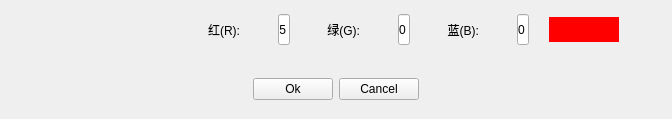
<?xml version="1.0" encoding="UTF-8"?>
<ui version="4.0">
 <class>Form</class>
 <widget class="QWidget" name="Form">
  <property name="geometry">
   <rect>
    <x>0</x>
    <y>0</y>
    <width>672</width>
    <height>119</height>
   </rect>
  </property>
  <property name="windowTitle">
   <string>Form</string>
  </property>
  <layout class="QVBoxLayout" name="verticalLayout">
   <property name="spacing">
    <number>0</number>
   </property>
   <property name="leftMargin">
    <number>0</number>
   </property>
   <property name="topMargin">
    <number>0</number>
   </property>
   <property name="rightMargin">
    <number>0</number>
   </property>
   <property name="bottomMargin">
    <number>0</number>
   </property>
   <item>
    <layout class="QVBoxLayout" name="verticalLayout_2">
     <property name="spacing">
      <number>0</number>
     </property>
     <item>
      <widget class="QWidget" name="widget" native="true">
       <layout class="QHBoxLayout" name="horizontalLayout">
        <item>
         <widget class="QWidget" name="brush_widget" native="true">
          <layout class="QGridLayout" name="gridLayout_2">
           <property name="leftMargin">
            <number>0</number>
           </property>
           <property name="topMargin">
            <number>0</number>
           </property>
           <property name="rightMargin">
            <number>0</number>
           </property>
           <property name="bottomMargin">
            <number>0</number>
           </property>
           <property name="spacing">
            <number>0</number>
           </property>
           <item row="0" column="0">
            <widget class="QPushButton" name="small">
             <property name="styleSheet">
              <string notr="true">*{border:none;margin:10px;}</string>
             </property>
             <property name="text">
              <string/>
             </property>
             <property name="icon">
              <iconset resource="images.qrc">
               <normaloff>:/images/resources/images/small_normal.png</normaloff>:/images/resources/images/small_normal.png</iconset>
             </property>
             <property name="iconSize">
              <size>
               <width>25</width>
               <height>25</height>
              </size>
             </property>
            </widget>
           </item>
           <item row="0" column="1">
            <widget class="QPushButton" name="middle">
             <property name="styleSheet">
              <string notr="true">*{border:none;margin:10px;}</string>
             </property>
             <property name="text">
              <string/>
             </property>
             <property name="icon">
              <iconset resource="images.qrc">
               <normaloff>:/images/resources/images/middle_normal.png</normaloff>:/images/resources/images/middle_normal.png</iconset>
             </property>
             <property name="iconSize">
              <size>
               <width>25</width>
               <height>25</height>
              </size>
             </property>
            </widget>
           </item>
           <item row="0" column="2">
            <widget class="QPushButton" name="big">
             <property name="styleSheet">
              <string notr="true">*{border:none;margin:10px;}</string>
             </property>
             <property name="text">
              <string/>
             </property>
             <property name="icon">
              <iconset resource="images.qrc">
               <normaloff>:/images/resources/images/big_normal.png</normaloff>:/images/resources/images/big_normal.png</iconset>
             </property>
             <property name="iconSize">
              <size>
               <width>25</width>
               <height>25</height>
              </size>
             </property>
            </widget>
           </item>
          </layout>
         </widget>
        </item>
        <item>
         <widget class="QWidget" name="color_widget" native="true">
          <layout class="QGridLayout" name="gridLayout_3">
           <property name="leftMargin">
            <number>0</number>
           </property>
           <property name="topMargin">
            <number>0</number>
           </property>
           <property name="rightMargin">
            <number>0</number>
           </property>
           <property name="bottomMargin">
            <number>0</number>
           </property>
           <property name="spacing">
            <number>0</number>
           </property>
           <item row="0" column="1">
            <widget class="QLabel" name="label">
             <property name="styleSheet">
              <string notr="true">*{margin:0 10px;width:10px;height:25px;}</string>
             </property>
             <property name="text">
              <string>红(R):</string>
             </property>
             <property name="alignment">
              <set>Qt::AlignRight|Qt::AlignTrailing|Qt::AlignVCenter</set>
             </property>
             <property name="margin">
              <number>10</number>
             </property>
            </widget>
           </item>
           <item row="0" column="13">
            <spacer name="horizontalSpacer_4">
             <property name="orientation">
              <enum>Qt::Horizontal</enum>
             </property>
             <property name="sizeHint" stdset="0">
              <size>
               <width>40</width>
               <height>20</height>
              </size>
             </property>
            </spacer>
           </item>
           <item row="0" column="10">
            <spacer name="horizontalSpacer_10">
             <property name="orientation">
              <enum>Qt::Horizontal</enum>
             </property>
             <property name="sizeHint" stdset="0">
              <size>
               <width>40</width>
               <height>20</height>
              </size>
             </property>
            </spacer>
           </item>
           <item row="0" column="11">
            <widget class="QLineEdit" name="blue">
             <property name="sizePolicy">
              <sizepolicy hsizetype="Fixed" vsizetype="Fixed">
               <horstretch>0</horstretch>
               <verstretch>0</verstretch>
              </sizepolicy>
             </property>
             <property name="minimumSize">
              <size>
               <width>0</width>
               <height>0</height>
              </size>
             </property>
             <property name="maximumSize">
              <size>
               <width>187</width>
               <height>16777215</height>
              </size>
             </property>
             <property name="styleSheet">
              <string notr="true">*{width:10px;height:25px;}</string>
             </property>
             <property name="text">
              <string>0</string>
             </property>
             <property name="alignment">
              <set>Qt::AlignCenter</set>
             </property>
            </widget>
           </item>
           <item row="0" column="6">
            <spacer name="horizontalSpacer_8">
             <property name="orientation">
              <enum>Qt::Horizontal</enum>
             </property>
             <property name="sizeHint" stdset="0">
              <size>
               <width>40</width>
               <height>20</height>
              </size>
             </property>
            </spacer>
           </item>
           <item row="0" column="9">
            <widget class="QLabel" name="label_3">
             <property name="styleSheet">
              <string notr="true">*{margin:0 10px;width:10px;height:25px;}</string>
             </property>
             <property name="text">
              <string>蓝(B):</string>
             </property>
             <property name="alignment">
              <set>Qt::AlignRight|Qt::AlignTrailing|Qt::AlignVCenter</set>
             </property>
             <property name="margin">
              <number>10</number>
             </property>
            </widget>
           </item>
           <item row="0" column="12">
            <widget class="QPushButton" name="color">
             <property name="sizePolicy">
              <sizepolicy hsizetype="Fixed" vsizetype="Fixed">
               <horstretch>0</horstretch>
               <verstretch>0</verstretch>
              </sizepolicy>
             </property>
             <property name="styleSheet">
              <string notr="true">*{margin:0 20px;border:none;width:70px;height:25px;background-color:red;}</string>
             </property>
             <property name="text">
              <string/>
             </property>
             <property name="iconSize">
              <size>
               <width>25</width>
               <height>25</height>
              </size>
             </property>
            </widget>
           </item>
           <item row="0" column="4">
            <spacer name="horizontalSpacer_7">
             <property name="orientation">
              <enum>Qt::Horizontal</enum>
             </property>
             <property name="sizeHint" stdset="0">
              <size>
               <width>40</width>
               <height>20</height>
              </size>
             </property>
            </spacer>
           </item>
           <item row="0" column="0">
            <spacer name="horizontalSpacer_5">
             <property name="orientation">
              <enum>Qt::Horizontal</enum>
             </property>
             <property name="sizeHint" stdset="0">
              <size>
               <width>40</width>
               <height>20</height>
              </size>
             </property>
            </spacer>
           </item>
           <item row="0" column="5">
            <widget class="QLabel" name="label_2">
             <property name="styleSheet">
              <string notr="true">*{margin:0 10px;width:10px;height:25px;}</string>
             </property>
             <property name="text">
              <string>绿(G):</string>
             </property>
             <property name="alignment">
              <set>Qt::AlignRight|Qt::AlignTrailing|Qt::AlignVCenter</set>
             </property>
             <property name="margin">
              <number>10</number>
             </property>
            </widget>
           </item>
           <item row="0" column="2">
            <spacer name="horizontalSpacer_6">
             <property name="orientation">
              <enum>Qt::Horizontal</enum>
             </property>
             <property name="sizeHint" stdset="0">
              <size>
               <width>40</width>
               <height>20</height>
              </size>
             </property>
            </spacer>
           </item>
           <item row="0" column="8">
            <spacer name="horizontalSpacer_9">
             <property name="orientation">
              <enum>Qt::Horizontal</enum>
             </property>
             <property name="sizeHint" stdset="0">
              <size>
               <width>40</width>
               <height>20</height>
              </size>
             </property>
            </spacer>
           </item>
           <item row="0" column="7">
            <widget class="QLineEdit" name="green">
             <property name="sizePolicy">
              <sizepolicy hsizetype="Fixed" vsizetype="Fixed">
               <horstretch>0</horstretch>
               <verstretch>0</verstretch>
              </sizepolicy>
             </property>
             <property name="minimumSize">
              <size>
               <width>0</width>
               <height>0</height>
              </size>
             </property>
             <property name="maximumSize">
              <size>
               <width>187</width>
               <height>16777215</height>
              </size>
             </property>
             <property name="styleSheet">
              <string notr="true">*{width:10px;height:25px;}</string>
             </property>
             <property name="text">
              <string>0</string>
             </property>
             <property name="alignment">
              <set>Qt::AlignCenter</set>
             </property>
            </widget>
           </item>
           <item row="0" column="3">
            <widget class="QLineEdit" name="red">
             <property name="sizePolicy">
              <sizepolicy hsizetype="Fixed" vsizetype="Fixed">
               <horstretch>0</horstretch>
               <verstretch>0</verstretch>
              </sizepolicy>
             </property>
             <property name="minimumSize">
              <size>
               <width>0</width>
               <height>0</height>
              </size>
             </property>
             <property name="maximumSize">
              <size>
               <width>187</width>
               <height>16777215</height>
              </size>
             </property>
             <property name="styleSheet">
              <string notr="true">*{width:10px;height:25px;}</string>
             </property>
             <property name="text">
              <string>255</string>
             </property>
             <property name="alignment">
              <set>Qt::AlignCenter</set>
             </property>
            </widget>
           </item>
          </layout>
         </widget>
        </item>
       </layout>
      </widget>
     </item>
     <item>
      <widget class="QWidget" name="widget_2" native="true">
       <layout class="QHBoxLayout" name="horizontalLayout_2">
        <item>
         <spacer name="horizontalSpacer">
          <property name="orientation">
           <enum>Qt::Horizontal</enum>
          </property>
          <property name="sizeHint" stdset="0">
           <size>
            <width>40</width>
            <height>20</height>
           </size>
          </property>
         </spacer>
        </item>
        <item>
         <widget class="QPushButton" name="ok">
          <property name="text">
           <string>Ok</string>
          </property>
         </widget>
        </item>
        <item>
         <widget class="QPushButton" name="cancel">
          <property name="text">
           <string>Cancel</string>
          </property>
         </widget>
        </item>
        <item>
         <spacer name="horizontalSpacer_2">
          <property name="orientation">
           <enum>Qt::Horizontal</enum>
          </property>
          <property name="sizeHint" stdset="0">
           <size>
            <width>40</width>
            <height>20</height>
           </size>
          </property>
         </spacer>
        </item>
       </layout>
      </widget>
     </item>
    </layout>
   </item>
  </layout>
 </widget>
 <resources>
  <include location="images.qrc"/>
 </resources>
 <connections/>
</ui>
